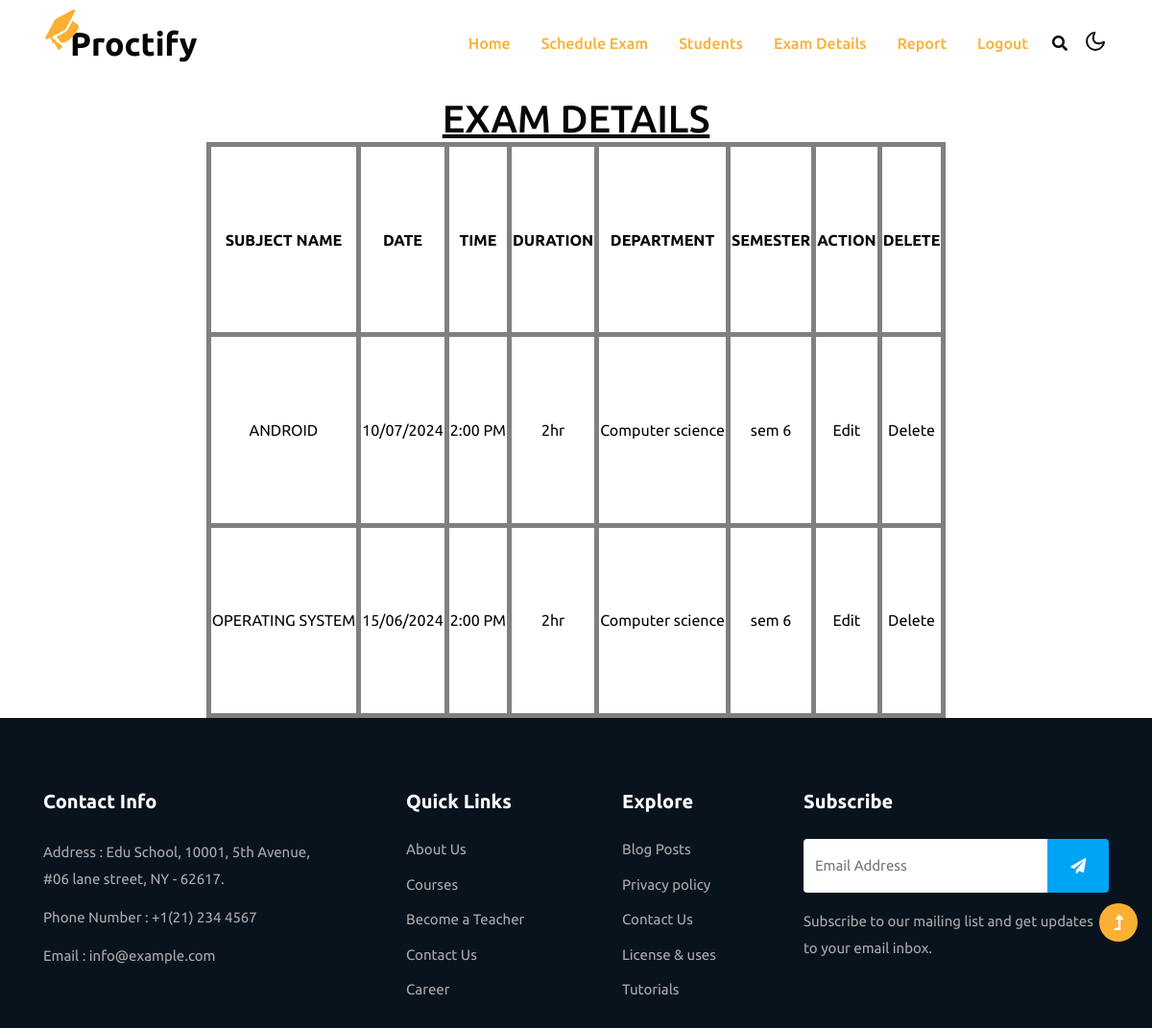
Page /examdetails (signed in) on the committed database.
### proctoring/models.py (models this page shows)
class Exam(db.Model, UserMixin):
    id=db.Column(db.Integer, primary_key=True)
    user_id = db.Column(db.Integer, ForeignKey('register.id'))
    user = relationship('Register', foreign_keys=[user_id])
    subname = db.Column(db.String(80))
    date = db.Column(db.String(80))
    time = db.Column(db.String(80))
    duration = db.Column(db.String(80))
    sem = db.Column(db.String(80))
    dept = db.Column(db.String(80))

### proctoring/routes.py (the view)
@app.route('/examdetails',methods=['GET', 'POST'])
def examdetails():
    a =Exam.query.filter_by(user_id=current_user.id).all()
    uid= current_user.id
    print("uid",uid)
    rid = Register.query.filter_by(id = uid).first()
    print("rid",rid.id)
    print("user_semester",rid.sem)
    print("user_department",rid.department)
    k =Exam.query.filter_by(sem=rid.sem,dept=rid.department).all() #change here
    print (k)
    return render_template("examdetails.html",a=a,k=k)

### proctoring/models.py (called while the page is built)
@login_manager.user_loader
def load_user(id):
    return Register.query.get(int(id))

### proctoring/templates/examdetails.html (shortened to what this page needs)
{% extends 'layout.html' %}
{% block content %}
<html>
 <head>
</head>
 <link rel="stylesheet" href="../static/css/view.css">
 <body>
    <h1 align="center"><u>EXAM DETAILS</u></h1>
    {% if session['ut'] == "teacher" %}
    <table border="3" align="center" height="600px">
        <tr align="center">
            <th> SUBJECT NAME</th>
            <th> DATE</th>
            <th> TIME</th>
            <th> DURATION</th>
            <th> DEPARTMENT</th>
            <th> SEMESTER</th>
            <th> ACTION</th>
            <th> DELETE</th>
        </tr>
        {%for i in a%}
        <tr align="center">
            <td>{{i.subname}}</td>
            <td>{{i.date}}</td>
            <td>{{i.time}}</td>
            <td>{{i.duration}}</td>
            <td>{{i.dept}}</td>
            <td>{{i.sem}}</td>
            <td><a href="/editexam/{{i.id}}">Edit</a></td>
            <td><a href="/examdelete/{{i.id}}">Delete</a></td>
        </tr>
      {%endfor%}
    </table>
{%endif%}
 </body>
</html>
{% endblock %}

### proctoring/static/css/view.css (style rules this page uses)
body { background:url(../images/view3.png); margin-top: 100px; }

### rows in the picture
Exam: subname "ANDROID", date "10/07/2024", time "2:00 PM", duration "2hr", dept "Computer science", sem "sem 6"
Exam: subname "OPERATING SYSTEM", date "15/06/2024", time "2:00 PM", duration "2hr", dept "Computer science", sem "sem 6"
